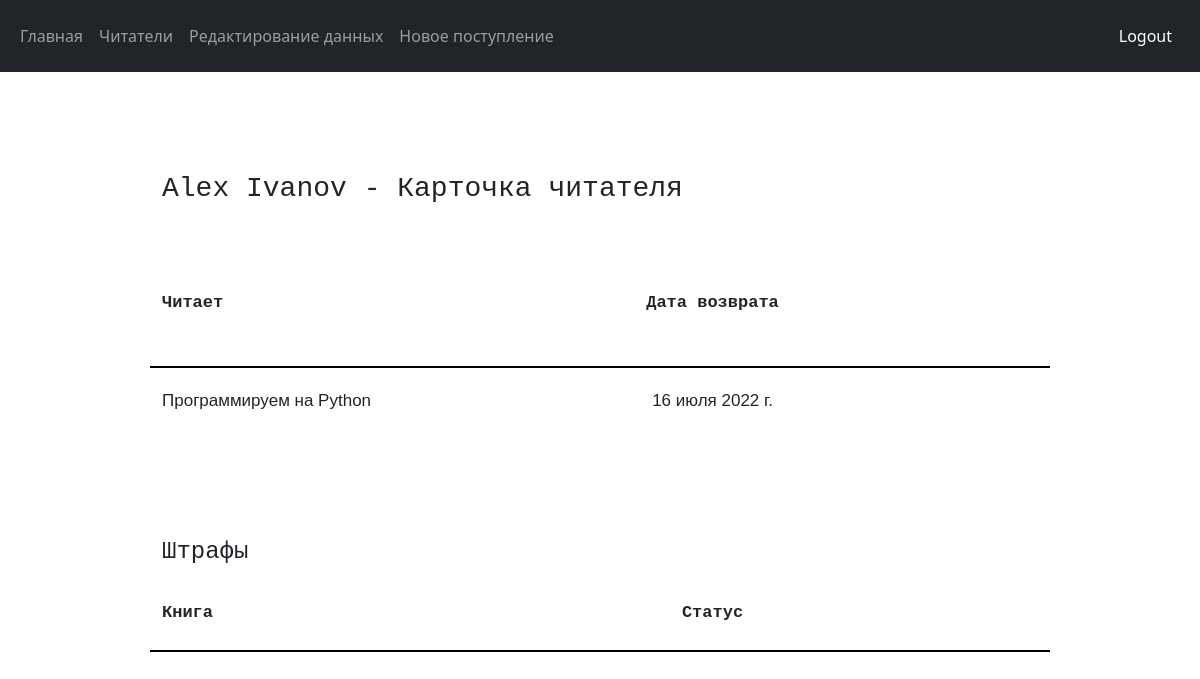
/my_card/3/, run on an earlier commit of the app's database.
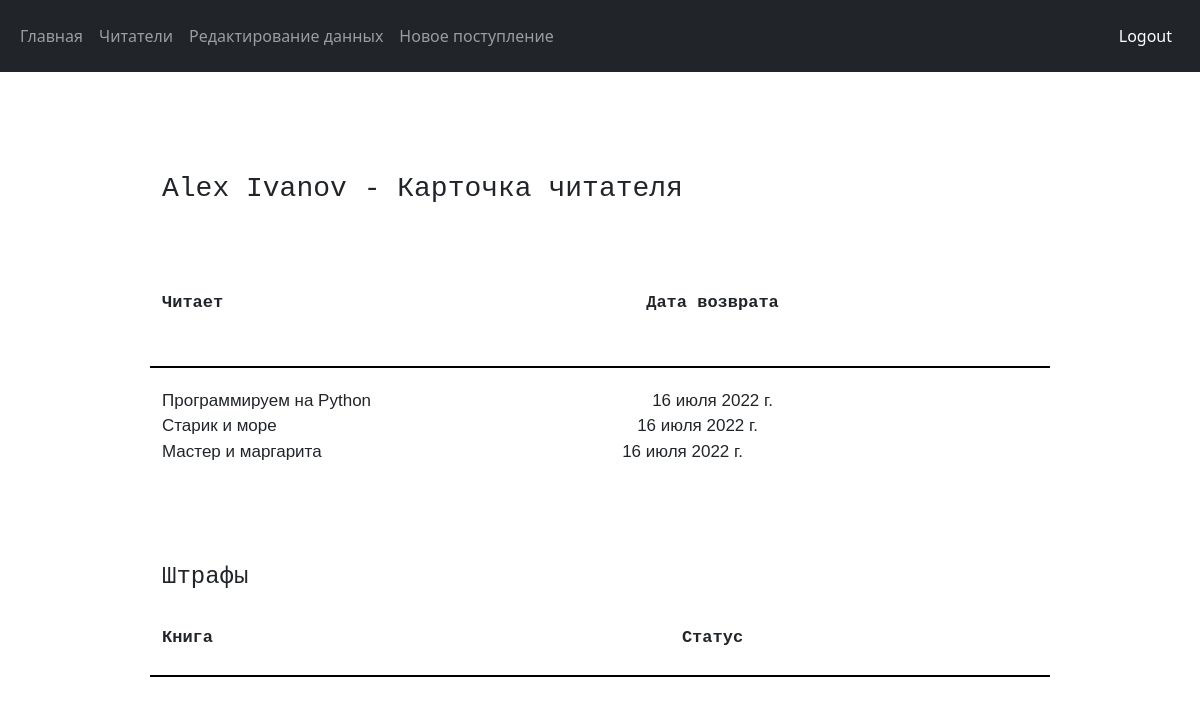
And on a later commit of the database.
### lib_app/models.py (models this page shows, shortened)
class Reading(models.Model):
    book_id = models.ForeignKey(Book, on_delete=models.CASCADE)
    user_id = models.ForeignKey(User, on_delete=models.CASCADE)
    date_start = models.DateField(auto_now_add=True)
    def date_return(self):
        return self.date_start + datetime.timedelta(days=20)

class Book(models.Model):
    title = models.CharField(max_length=80, unique=True, verbose_name='Название')
    book_author = models.ForeignKey(Author, on_delete=models.CASCADE, max_length=80, verbose_name='Автор')
    book_genre = models.ForeignKey(Genre, on_delete=models.CASCADE, max_length=80, verbose_name='Жанр')
    book_amount = models.IntegerField(verbose_name='Количество')
    slug = models.SlugField(max_length=80, allow_unicode=True, unique=True)
    class Meta:
        ordering = ['title']

### lib_client/views.py (the view)
# urls.py: path('my_card/<int:pk>/', views.MyCard.as_view(), name='my_card')
class MyCard(DetailView):
    template_name = 'my_card.html'
    model = User

### lib_client/templates/my_card.html (shortened to what this page needs)
{% extends 'base.html' %}
{% block content %}
<div class='container' id="reader-card">
    <h3>{{ object.first_name }} {{ object.last_name }} - Карточка читателя</h3><br><br><br>
    <div class="row">
       <div class="col-5">
            Читает
        </div>
       <div class="col-5" id="date">
            Дата возврата
        </div>
       <div class="col-1">
        </div>
    </div><br>
</div>
<div class='container' id="reader-data">
    {%  for book in object.reading_set.all %}
       <div class="row">
           <div class="col-5">
            {{ book.book_id.title }}
            </div>
           <div class="col-5" id="date">
                {{ book.date_return }}
            </div>
    {% endfor %}
        </div>
</div>
    <div class="container" id="reader-card">
        <h4>Штрафы</h4><br>
        <div class="row">
            <div class="col-5">
                Книга
            </div>
            <div class="col-5" id="date">
                Статус
            </div>
        </div>
    </div>
{% endblock %}

### lib_app/templates/base.html (shortened to what this page needs)
<!doctype html>
{% load static %}
<html lang="en">
  <head>
    <link href="https://cdn.jsdelivr.net/npm/bootstrap@5.1.3/dist/css/bootstrap.min.css" rel="stylesheet">
    <link rel="stylesheet" href='{% static "css/styles.css" %}' type="text/css">
  </head>
  <body>
    <nav class="navbar navbar-expand-lg navbar-dark bg-dark" style="background-color: red">
      <div class="container-fluid">
        <div class="collapse navbar-collapse" id="navbarNav">
          <ul class="navbar-nav">
              <li class="nav-item">
                <a class="nav-link" href="{% url 'home' %}">Главная</a>
              </li>
              <li class="nav-item">
                <a class="nav-link" aria-current="page" href="{% url 'readers' %}">Читатели</a>
              </li>
              <li class="nav-item">
                <a class="nav-link" aria-current="page" href="{% url 'redaction' %}">Редактирование данных</a>
              </li>
              <li class="nav-text">
                <a class="nav-link" aria-current="page" href="{% url 'new_book' %}">Новое поступление</a>
              </li>
          </ul>
        </div>
        <span class="navbar-text">
          <a class="nav-link" aria-current="page" href="{% url 'logout' %}">Logout</a>
        </span>
      </div>
    </nav>
    {% block content %}{% endblock %}
  </body>
</html>

### static/css/styles.css (style rules this page uses)
.container .row { height: 50px; }
.col-1, #date { text-align: center; }
#reader-card { width: 900px; font-size: 17px; font-family:'Courier New', Courier, monospace; margin-top: 100px; max-width: 1500px; border-bottom: 2px solid black; font-weight: bold; margin: 0 auto, 100, 0; }
#reader-data { width: 900px; font-family: Arial, Helvetica, sans-serif; font-size: 17px; margin-top: 20px; max-width: 1500px; margin: 0 auto, 0; }

What changed in the data, as far as the page shows it:
added Reading: book_id "Старик и море", date_return "16 июля 2022 г."
added Reading: book_id "Мастер и маргарита", date_return "16 июля 2022 г."
